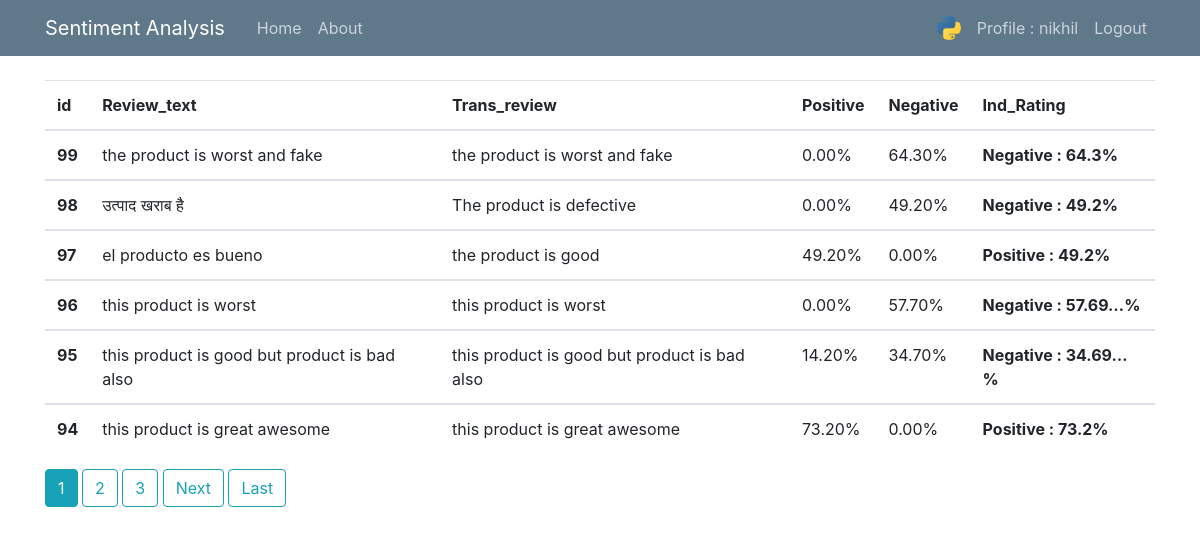
The app's page /indhome1/ (signed in) with its own data.
### users/models.py (models this page shows, shortened)
class Profile(models.Model):
    user = models.OneToOneField(User, on_delete=models.CASCADE)
    image = models.ImageField(default='default.jpg', upload_to='profile_pics')

### sentiment/models.py (models this page shows)
class individual(models.Model):
    filename = models.CharField(max_length=100)
    review_text = models.TextField()
    process_review = models.TextField()
    positive = models.FloatField()
    negative = models.FloatField()
    neutral = models.FloatField()
    rat = models.CharField(max_length=100)

### sentiment/views.py (the view)
# urls.py: path('indhome1/',indListView.as_view(),name='indhome')
class indListView(ListView):
    model = individual
    template_name = 'sentiment/indhome.html'
    context_object_name = 'ir'
    ordering = ['-id']
    paginate_by = 6

### sentiment/templates/sentiment/indhome.html (shortened to what this page needs)
{% extends "sentiment/base.html" %}
{% block content %}
  {% if user.is_authenticated %}
              <div class="table-responsive-sm">
                <table class="table">
                    <thead>
                        <tr>
                          <th scope="col">id</th>
                          <th scope="col">Review_text</th>
                          <th scope="col">Trans_review</th>
                          <th scope="col">Positive</th>
                          <th scope="col">Negative</th>
                          <th scope="col">Ind_Rating</th>
                        </tr>
                      </thead>
                      {% for ir in ir %}
                     <tbody>
                       <tr>
                            <th scope="row">{{ ir.id }}</th>
                            <td>{{ ir.review_text }}</td>
                            <td>{{ ir.process_review }}</td>
                            <td>{{ ir.positive|floatformat:2 }}%</td>
                            <td>{{ ir.negative|floatformat:2 }}%</td>
                            <th scope="row">{{ir.rat|truncatechars_html:17}}%</th>
                          </tr>
                        </tbody>
                      {% endfor %}
                </table>
              </div>
    {% if is_paginated %}
          {% for num in page_obj.paginator.page_range %}
            {% if page_obj.number == num %}
              <a class="btn btn-info mb-4" href="?page={{ num }}">{{ num }}</a>
            {% elif num > page_obj.number|add:'-3' and num < page_obj.number|add:'3'%}
            <a class="btn btn-outline-info mb-4" href="?page={{ num }}">{{ num }}</a>
            {% endif %}
          {% endfor %}
          {% if page_obj.has_next %}
            <a class="btn btn-outline-info mb-4" href="?page={{ page_obj.next_page_number }}">Next</a>
            <a class="btn btn-outline-info mb-4" href="?page={{ page_obj.paginator.num_pages }}">Last</a>
          {% endif %}
    {% endif %}
  {% endif %}
{% endblock content %}

### sentiment/templates/sentiment/navbar.html (shortened to what this page needs)
{% load static %}
<!DOCTYPE html>
<html>
<head>
    <link rel="stylesheet" href="https://maxcdn.bootstrapcdn.com/bootstrap/4.0.0/css/bootstrap.min.css">
    <link rel="stylesheet" type="text/css" href="{% static 'sentiment/main.css' %}">
</head>
<header class="site-header">
    <nav class="navbar navbar-expand-md navbar-dark bg-steel fixed-top">
      <div class="container">
        <a class="navbar-brand mr-4" href="{% url 'home' %}">Sentiment Analysis</a>
        <div class="collapse navbar-collapse" id="navbarToggle">
            <div class="navbar-nav mr-auto">
                <a class="nav-item nav-link" href="{% url 'home' %}">Home</a>
                <a class="nav-item nav-link" href="{% url 'about' %}">About</a>
            </div>
            <div class="navbar-nav">
                {% if user.is_authenticated %}
                <img class="nav-item nav-link rounded-circle article-svg" src="{{ user.profile.image.url }}" alt="user-profile-img">
                    <a class="nav-item nav-link" href="{% url 'profile' %}">Profile : {{ user.username }}</a>
                    <a class="nav-item nav-link" href="{% url 'logout' %}">Logout</a>
                {% else %}
                    <a class="nav-item nav-link" href="{% url 'login' %}">Login</a>
                {% endif %}
            </div>
        </div>
      </div>
    </nav>
</header>

### sentiment/static/sentiment/main.css (style rules this page uses)
body { background-color: #ffffff; color: #333333; margin-top: 5rem; }
.bg-steel { background-color: #5f788a; }
.site-header .navbar-nav .nav-link { color: #cbd5db; }
.article-svg { width: 40px; height: 40px; vertical-align: middle; }

### records on screen
individual: id "99", review_text "the product is worst and fake", process_review "the product is worst and fake", positive "0.00", negative "64.30", rat "Negative : 64.3"
individual: id "98", review_text "उत्पाद खराब है", process_review "The product is defective", positive "0.00", negative "49.20", rat "Negative : 49.2"
individual: id "97", review_text "el producto es bueno", process_review "the product is good", positive "49.20", negative "0.00", rat "Positive : 49.2"
individual: id "96", review_text "this product is worst", process_review "this product is worst", positive "0.00", negative "57.70", rat "Negative : 57.69…"
individual: id "95", review_text "this product is good but product is bad also", process_review "this product is good but product is bad also", positive "14.20", negative "34.70", rat "Negative : 34.69…"
individual: id "94", review_text "this product is great awesome", process_review "this product is great awesome", positive "73.20", negative "0.00", rat "Positive : 73.2"

### other values on screen
{{ user.username }} "nikhil"
{{ num }} "1"
{{ num }} "2" "3"
